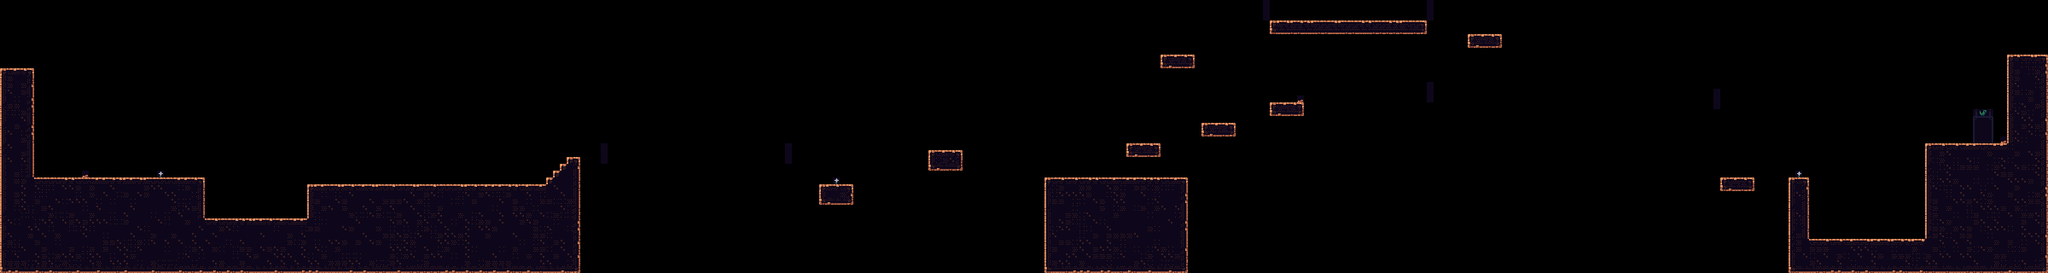

The image is a tile-based game level rendered from a .tmx file. Its description and source (layers, tilesets, objects; grid data summarised) follow:
An orthogonal 300x40 tile map with 8x8 px tiles, 5 tile layers (Collide, DeathBlocks, Exit, Details, ...).

<map version="1.9" tiledversion="1.9.2" orientation="orthogonal" renderorder="right-down" width="300" height="40" tilewidth="8" tileheight="8" infinite="0" nextlayerid="6" nextobjectid="1">
 <editorsettings>
  <export target="level4.json" format="json" />
 </editorsettings>
 <tileset firstgid="1" name="base_tiles" tilewidth="8" tileheight="8" tilecount="504" columns="24">
  <image source="tiles4.png" width="192" height="168" />
 </tileset>
 <layer id="1" name="Collide" width="300" height="40">
  <data>[12000 cells, 2115 non-empty, 22 distinct tile ids]</data>
 </layer>
 <layer id="5" name="DeathBlocks" width="300" height="40">
  <data>[12000 cells, 0 non-empty, 0 distinct tile ids]</data>
 </layer>
 <layer id="3" name="Exit" width="300" height="40">
  <data>[12000 cells, 15 non-empty, 8 distinct tile ids]</data>
 </layer>
 <layer id="4" name="Details" width="300" height="40">
  <data>[12000 cells, 6 non-empty, 2 distinct tile ids]</data>
 </layer>
 <layer id="2" name="enemyStopper" width="300" height="40">
  <data>[12000 cells, 34 non-empty, 12 distinct tile ids]</data>
 </layer>
</map>
